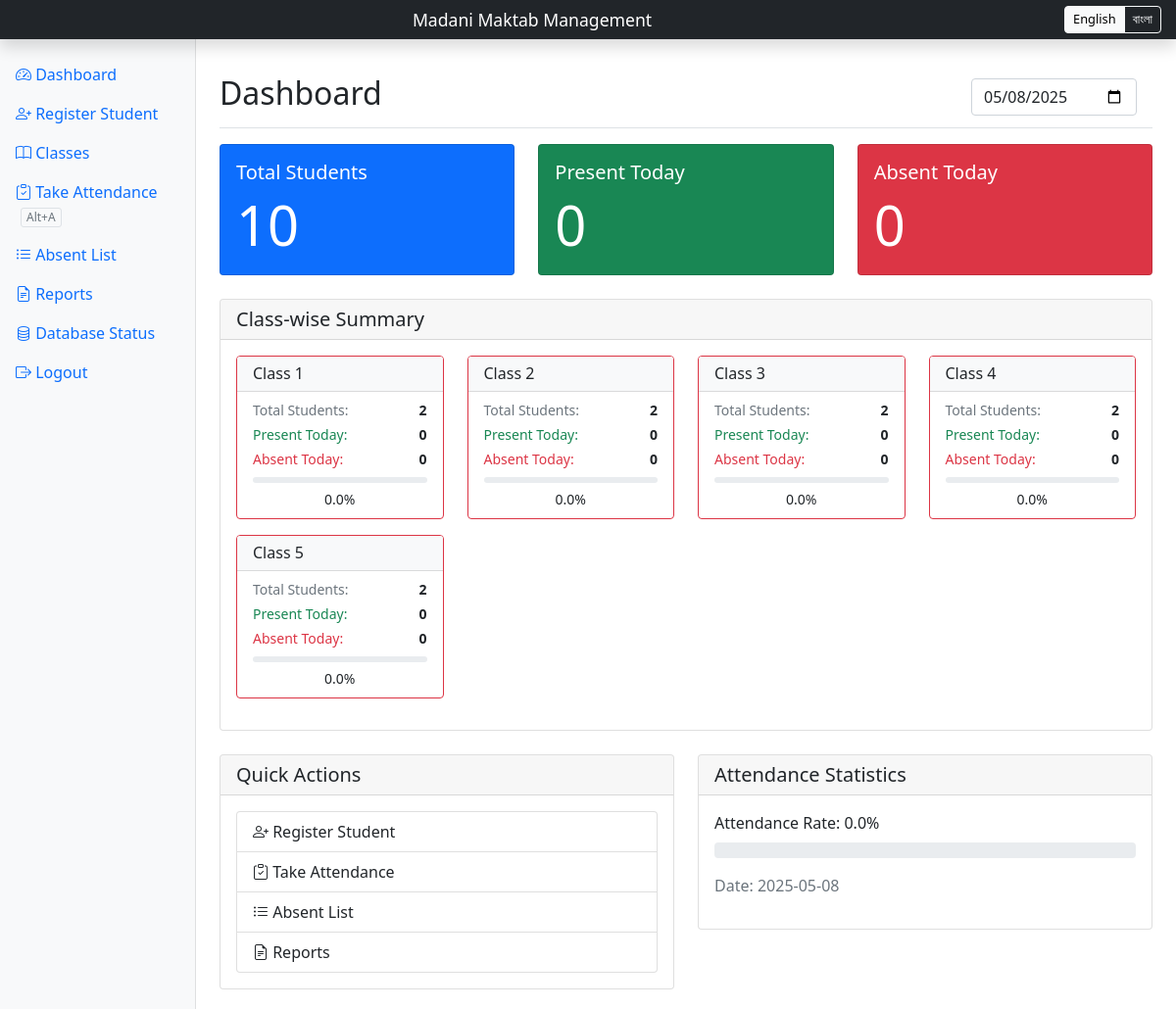
Screenshot of / (signed in) with the database file from the repository.
### main.py (models this page shows, shortened)
class Class(db.Model):
    id = db.Column(db.Integer, primary_key=True)
    name = db.Column(db.String(50), unique=True, nullable=False)

### main.py (the view)
@app.route('/')
@login_required
def dashboard():
    selected_date = request.args.get('date', str(date.today()))
    print(f"\n--- Dashboard for date: {selected_date} ---")
    copy_previous_attendance(selected_date)
    students = Student.query.order_by(Student.roll_number.asc()).all()
    attendance_today = {a.student_id: a for a in Attendance.query.filter_by(date=selected_date).all()}
    present = [s for s in students if attendance_today.get(s.id, None) and attendance_today[s.id].status == 'Present']
    absent = [s for s in students if attendance_today.get(s.id, None) and attendance_today[s.id].status == 'Absent']
    missing = len(students) - len(present) - len(absent)
    print(f"Total students: {len(students)}, Present: {len(present)}, Absent: {len(absent)}, Missing records: {missing}")
    class_stats = get_class_statistics(selected_date)
    return render_template('dashboard.html',
                         total=len(students),
                         present=len(present),
                         absent=len(absent),
                         selected_date=selected_date,
                         date=datetime.strptime(selected_date, '%Y-%m-%d'),
                         class_stats=class_stats)

### main.py (called while the page is built, shortened)
@login_manager.user_loader
def load_user(user_id):
    return User.query.get(int(user_id))

def get_class_number(class_name):
    match = re.search(r'(\d+)', class_name)
    if match:
        return int(match.group(1))
    return 0

def copy_previous_attendance(current_date):
    prev_date_record = db.session.query(Attendance.date).filter(Attendance.date < current_date).order_by(Attendance.date.desc()).first()
    if not prev_date_record:
        return  # No previous records, nothing to copy

@app.context_processor
def inject_translations():
    lang = session.get('lang', 'en')
    return {'_': translations[lang]}

### templates/dashboard.html (shortened to what this page needs)
{% extends "base.html" %}
{% block content %}
<div class="d-flex justify-content-between flex-wrap flex-md-nowrap align-items-center pt-3 pb-2 mb-3 border-bottom">
    <h1 class="h2">{{ _['dashboard'] }}</h1>
    <div class="btn-toolbar mb-2 mb-md-0">
        <div class="btn-group me-2">
            <form method="GET" class="d-flex">
                <input type="date" class="form-control me-2" name="date" value="{{ selected_date }}" onchange="this.form.submit()">
            </form>
        </div>
    </div>
</div>
<div class="row">
    <div class="col-lg-4 col-md-4 col-sm-12 mb-4">
        <div class="card text-white bg-primary h-100">
                <div class="card-body">
                <h5 class="card-title">{{ _['total_students'] }}</h5>
                    <p class="card-text display-4">{{ total }}</p>
            </div>
        </div>
    </div>
    <div class="col-lg-4 col-md-4 col-sm-12 mb-4">
        <div class="card text-white bg-success h-100">
            <div class="card-body">
                <h5 class="card-title">{{ _['present_today'] }}</h5>
                <p class="card-text display-4">{{ present }}</p>
            </div>
        </div>
    </div>
    <div class="col-lg-4 col-md-4 col-sm-12 mb-4">
        <div class="card text-white bg-danger h-100">
            <div class="card-body">
                <h5 class="card-title">{{ _['absent_today'] }}</h5>
                <p class="card-text display-4">{{ absent }}</p>
            </div>
        </div>
    </div>
</div>
<div class="card mb-4">
    <div class="card-header">
        <h5 class="card-title mb-0">{{ _['class_wise_summary'] }}</h5>
    </div>
    <div class="card-body">
        <div class="row">
            {% for class_stat in class_stats %}
            <div class="col-lg-3 col-md-4 col-sm-6 mb-3">
                <div class="card h-100 border-{% if class_stat.attendance_rate >= 75 %}success{% elif class_stat.attendance_rate >= 50 %}warning{% else %}danger{% endif %}">
                    <div class="card-header py-2 bg-light">
                        <h6 class="card-title mb-0">{{ class_stat.class_name }}</h6>
                    </div>
                    <div class="card-body py-2">
                        <div class="d-flex justify-content-between mb-1">
                            <small class="text-muted">{{ _['total_students'] }}:</small>
                            <small><strong>{{ class_stat.total }}</strong></small>
                        </div>
                        <div class="d-flex justify-content-between mb-1">
                            <small class="text-success">{{ _['present_today'] }}:</small>
                            <small><strong>{{ class_stat.present }}</strong></small>
                        </div>
                        <div class="d-flex justify-content-between mb-1">
                            <small class="text-danger">{{ _['absent_today'] }}:</small>
                            <small><strong>{{ class_stat.absent }}</strong></small>
                        </div>
                        <div class="progress mt-2" style="height: 6px;">
                        </div>
                        <div class="text-center mt-1">
                            <small>{{ class_stat.attendance_rate }}%</small>
                        </div>
                    </div>
                </div>
            </div>
            {% endfor %}
        </div>
    </div>
</div>
<div class="row">
    <div class="col-md-6">
        <div class="card">
            <div class="card-header">
                <h5 class="card-title mb-0">{{ _['quick_actions'] }}</h5>
            </div>
                <div class="card-body">
                <div class="list-group">
                    <a href="{{ url_for('register') }}" class="list-group-item list-group-item-action">
                        <i class="bi bi-person-plus"></i> {{ _['register_student'] }}
                    </a>
                    <a href="{{ url_for('attendance') }}" class="list-group-item list-group-item-action">
                        <i class="bi bi-clipboard-check"></i> {{ _['take_attendance'] }}
                    </a>
                    <a href="{{ url_for('absent_list') }}" class="list-group-item list-group-item-action">
                        <i class="bi bi-list-ul"></i> {{ _['absent_list'] }}
                    </a>
                    <a href="{{ url_for('reports') }}" class="list-group-item list-group-item-action">
                        <i class="bi bi-file-earmark-text"></i> {{ _['reports'] }}
                    </a>
                </div>
            </div>
        </div>
    </div>
    <div class="col-md-6">
        <div class="card">
            <div class="card-header">
                <h5 class="card-title mb-0">{{ _['attendance_statistics'] }}</h5>
            </div>
                <div class="card-body">
                {% if total > 0 %}
                <div class="mb-3">
                    <label class="form-label">{{ _['attendance_rate'] }}: {{ (present/total*100)|round(1) }}%</label>
                    <div class="progress">
                    </div>
                </div>
                <p class="text-muted">{{ _['date'] }}: {{ date.strftime('%Y-%m-%d') }}</p>
                {% else %}
                <div class="alert alert-info">
                    {{ _['no_students'] }}
                </div>
                {% endif %}
            </div>
        </div>
    </div>
</div>
{% endblock %}

### templates/base.html (shortened to what this page needs)
<!DOCTYPE html>
<html lang="en">
<head>
    <link href="https://cdn.jsdelivr.net/npm/bootstrap@5.1.3/dist/css/bootstrap.min.css" rel="stylesheet">
    <link rel="stylesheet" href="https://cdn.jsdelivr.net/npm/bootstrap-icons@1.7.2/font/bootstrap-icons.css">
</head>
<body>
    <header class="navbar navbar-dark sticky-top bg-dark flex-md-nowrap shadow">
        <a class="navbar-brand text-white text-center" href="#">Madani Maktab Management</a>
        <div class="language-nav">
            <div class="btn-group">
                <a href="{{ url_for('switch_language', lang='en') }}" class="btn btn-outline-light {% if session.get('lang', 'en') == 'en' %}active{% endif %}">English</a>
                <a href="{{ url_for('switch_language', lang='bn') }}" class="btn btn-outline-light {% if session.get('lang', 'en') == 'bn' %}active{% endif %}">বাংলা</a>
            </div>
        </div>
    </header>
    <div class="container-fluid">
        <div class="row">
            <nav id="sidebarMenu" class="col-md-3 col-lg-2 d-md-block bg-light sidebar collapse">
                <div class="position-sticky pt-3">
                    <ul class="nav flex-column">
                        <li class="nav-item">
                            <a class="nav-link {% if request.endpoint == 'dashboard' %}active{% endif %}" href="{{ url_for('dashboard') }}">
                                <i class="bi bi-speedometer2"></i> {{ _['dashboard'] }}
                            </a>
                        </li>
                        <li class="nav-item">
                            <a class="nav-link {% if request.endpoint == 'register' %}active{% endif %}" href="{{ url_for('register') }}">
                                <i class="bi bi-person-plus"></i> {{ _['register_student'] }}
                            </a>
                        </li>
                        <li class="nav-item">
                            <a class="nav-link {% if request.endpoint == 'classes' %}active{% endif %}" href="{{ url_for('classes') }}">
                                <i class="bi bi-book"></i> {{ _['classes'] }}
                            </a>
                        </li>
                        <li class="nav-item">
                            <a class="nav-link {% if request.endpoint == 'attendance' %}active{% endif %}" href="{{ url_for('attendance') }}">
                                <i class="bi bi-clipboard-check"></i> {{ _['take_attendance'] }}
                                <span class="keyboard-shortcut">Alt+A</span>
                            </a>
                        </li>
                        <li class="nav-item">
                            <a class="nav-link {% if request.endpoint == 'absent_list' %}active{% endif %}" href="{{ url_for('absent_list') }}">
                                <i class="bi bi-list-ul"></i> {{ _['absent_list'] }}
                            </a>
                        </li>
                        <li class="nav-item">
                            <a class="nav-link {% if request.endpoint == 'reports' %}active{% endif %}" href="{{ url_for('reports') }}">
                                <i class="bi bi-file-earmark-text"></i> {{ _['reports'] }}
                            </a>
                        </li>
                        <li class="nav-item">
                            <a class="nav-link {% if request.endpoint == 'db_status' %}active{% endif %}" href="{{ url_for('db_status') }}">
                                <i class="bi bi-database"></i> {{ _['db_status'] }}
                            </a>
                        </li>
                        <li class="nav-item">
                            <a class="nav-link" href="{{ url_for('logout') }}">
                                <i class="bi bi-box-arrow-right"></i> {{ _['logout'] }}
                            </a>
                        </li>
                    </ul>
                </div>
            </nav>
            <main class="col-md-9 ms-sm-auto col-lg-10 px-md-4 main-content">
                {% block content %}{% endblock %}
            </main>
        </div>
    </div>
</body>
</html>

### templates/base.html (style rules this page uses)
.sidebar { position: fixed; top: 0; bottom: 0; left: 0; z-index: 100; padding: 40px 0 0; box-shadow: inset -1px 0 0 rgba(0, 0, 0, .1); }
.navbar { height: 40px; padding-top: 0; padding-bottom: 0; }
.navbar-brand { padding-top: .5rem; padding-bottom: .5rem; font-size: 1.1rem; background-color: transparent; box-shadow: none; text-align: center; margin-left: auto; margin-right: auto; width: auto; }
.main-content { margin-left: 240px; padding: 20px; }
.language-nav { margin-right: 15px; }
.language-nav .btn { padding: 0.2rem 0.5rem; font-size: 0.8rem; }
.keyboard-shortcut { display: inline-block; margin-left: 5px; padding: 0 5px; background-color: #f8f9fa; border: 1px solid #dee2e6; border-radius: 3px; font-size: 0.75rem; color: #6c757d; }

### rows the page displays
Class: class_name "Class 1", total_students "Total Students", total "2", present_today "Present Today", present "0", absent_today "Absent Today", absent "0", attendance_rate "0.0"
Class: class_name "Class 2", total_students "Total Students", total "2", present_today "Present Today", present "0", absent_today "Absent Today", absent "0", attendance_rate "0.0"
Class: class_name "Class 3", total_students "Total Students", total "2", present_today "Present Today", present "0", absent_today "Absent Today", absent "0", attendance_rate "0.0"
Class: class_name "Class 4", total_students "Total Students", total "2", present_today "Present Today", present "0", absent_today "Absent Today", absent "0", attendance_rate "0.0"
Class: class_name "Class 5", total_students "Total Students", total "2", present_today "Present Today", present "0", absent_today "Absent Today", absent "0", attendance_rate "0.0"

### other values shown
{{ _['dashboard'] }} "Dashboard"
{{ _['register_student'] }} "Register Student"
{{ _['classes'] }} "Classes"
{{ _['take_attendance'] }} "Take Attendance"
{{ _['absent_list'] }} "Absent List"
{{ _['reports'] }} "Reports"
{{ _['db_status'] }} "Database Status"
{{ _['logout'] }} "Logout"
{{ _['total_students'] }} "Total Students"
{{ total }} "10"
{{ _['present_today'] }} "Present Today"
{{ present }} "0"
{{ _['absent_today'] }} "Absent Today"
{{ absent }} "0"
{{ _['class_wise_summary'] }} "Class-wise Summary"
